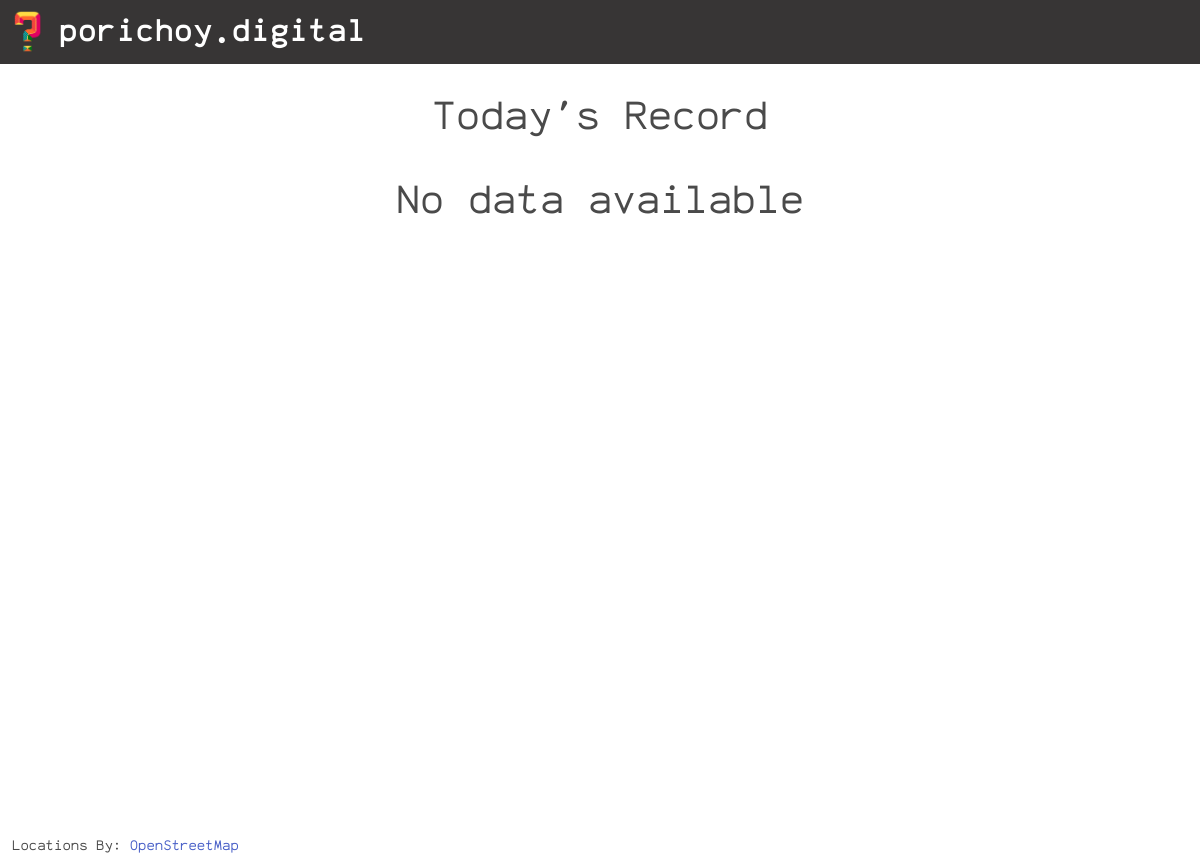
/dashboard-today/ (signed in), run on an earlier commit of the app's database.
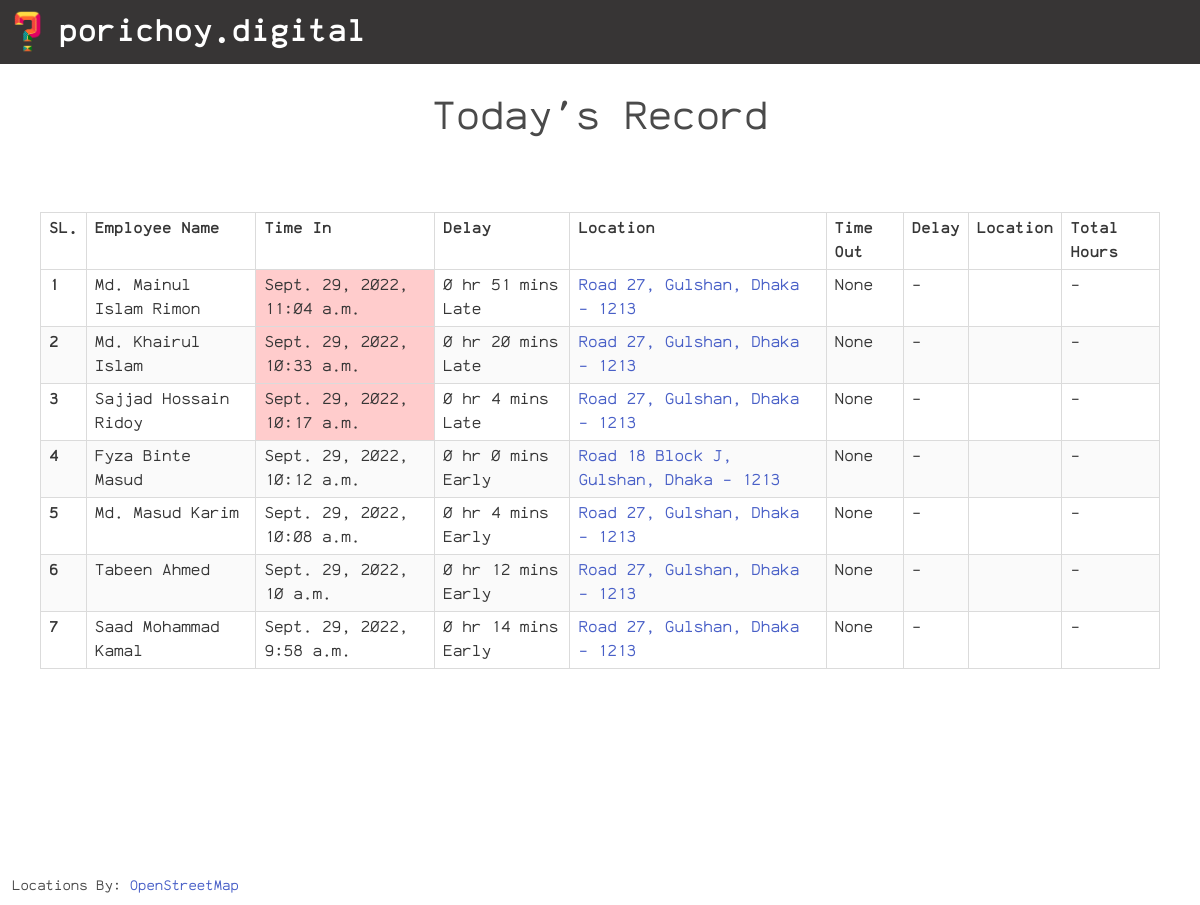
And on a later commit of the database.
### main/models.py (models this page shows)
class Log(models.Model):
    name = models.CharField(max_length=60, default='Not Given')
    time_in = models.DateTimeField(null=True, blank=True)
    late_join = models.BooleanField(default=False, null=True, blank=True)
    location_in = models.CharField(max_length=500, null=True, blank=True)
    location_in_url = models.CharField(max_length=500, null=True, blank=True)
    delay_in = models.CharField(max_length=50, default='-', null=True)
    time_out = models.DateTimeField(null=True, blank=True)
    late_leave = models.BooleanField(default=False, null=True, blank=True)
    location_out = models.CharField(max_length=500, null=True, blank=True)
    location_out_url = models.CharField(max_length=500, null=True, blank=True)
    delay_out = models.CharField(max_length=50, default='-', null=True)
    total_hours = models.CharField(max_length=50, default='-', null=True)
    user = models.ForeignKey(RegisteredUser, on_delete=models.CASCADE, related_name='user_logs')

### dashboard/views.py (the view)
# urls.py: path('dashboard-today/', dashboard_view.dashboard_today, name='dashboard-today'),
@login_required(login_url='login')
def dashboard_today(req):
    today_date = datetime.now(timezone('Asia/Dhaka')).today()
    user_logs = Log.objects.all().filter(time_in__date=today_date).order_by('-id')
    return render(req, 'dashboard/records.html', {'logs': user_logs, 'heading': "Today's Record"})

### templates/dashboard/records.html (shortened to what this page needs)
{% extends "base.html" %} {% load static %}
{% block title %}Dashboard{% endblock title %} {% block content %}
<div class="has-text-centered is-size-2 mt-5">
    {{ heading }}
</div>
{% if logs %}
<div class="fieldCont">
    <div class="table-container table is-bordered is-striped is-narrow is-hoverable is-fullwidth">
        <table class="table">
            <thead>
                <tr>
                    <th>SL.</th>
                    <th>Employee Name</th>
                    <th>Time In</th>
                    <th>Delay</th>
                    <th>Location</th>
                    <th>Time Out</th>
                    <th>Delay</th>
                    <th>Location</th>
                    <th>Total Hours</th>
                </tr>
            </thead>
            <tbody>
                {% for log in logs %}
                <tr>
                    <th>{{ forloop.counter }}</th>
                    <td>{{ log.name }}</td>
                    <td {% if log.late_join %} class="redDiv" {% endif %}>{{ log.time_in }}</td>
                    <td>{{ log.delay_in }}</td>
                    <td>
                        {% if not log.location_in is None %}
                        <a href="{{ log.location_in_url }}" target="_blank">
                            {{ log.location_in }}
                        </a>
                        {% endif %}
                    </td>
                    <td {% if not log.late_leave and not log.time_out is None %} class="yellowDiv" {% endif %}>
                        {{ log.time_out }}
                    </td>
                    <td>{{ log.delay_out }}</td>
                    <td>
                    </td>
                    <td>{{ log.total_hours }}</td>
                </tr>
                {% endfor %}
            </tbody>
        </table>
    </div>
</div>
{% else %}
<div class="fieldCont has-text-centered mt-5">
    <span class="m-5 is-size-2">No data available</span>
</div>
{% endif %}
<small class="mx-3 mt-5 mb-2 mapAttr">
    Locations By: <a href="https://wiki.osmfoundation.org/wiki/Main_Page" target="_blank">OpenStreetMap</a>
</small>
{% endblock %}

### templates/base.html (shortened to what this page needs)
<!DOCTYPE html>
<html lang="en">
<head>
    {% load static %}
    <link rel="stylesheet" href="https://cdn.jsdelivr.net/npm/bulma@0.9.4/css/bulma.min.css"
>
    <link href="https://cdnjs.cloudflare.com/ajax/libs/font-awesome/6.0.0/css/all.min.css" rel="stylesheet" />
    <link rel="stylesheet" href="{% static 'styles/styles.css' %}">
</head>
<body>
    <nav class="navbar" role="navigation" aria-label="main navigation">
        <div class="navbar-brand">
            <a class="navbar-item" href="{% url 'home' %}">
                <img src="{% static 'logo.png' %}" alt="Face Recognition">
                <span class="ml-4 header-txt">
                    <b>porichoy.digital</b>
                </span>
            </a>
        </div>
    </nav>
    {% block content %}{% endblock %}
</body>
</html>

### staticfiles/styles/styles.css (style rules this page uses)
* { font-family: "ankaCoder"; }
body { min-height: 100vh; }
.fieldCont { max-width: 35rem; margin: auto; }
.navbar-item img { max-height: 2.9rem; }
.navbar { background-color: #373535; }
.header-txt { color: white; font-size: 2rem; }

What changed in the data, as far as the page shows it:
added Log: name "Md. Mainul Islam Rimon", time_in "Sept. 29, 2022, 11:04 a.m.", delay_in "0 hr 51 mins Late", location_in "Road 27, Gulshan, Dhaka - 1213", time_out "None", delay_out "-", total_hours "-", late_join True (drawn)
added Log: name "Md. Khairul Islam", time_in "Sept. 29, 2022, 10:33 a.m.", delay_in "0 hr 20 mins Late", location_in "Road 27, Gulshan, Dhaka - 1213", time_out "None", delay_out "-", total_hours "-", late_join True (drawn)
added Log: name "Sajjad Hossain Ridoy", time_in "Sept. 29, 2022, 10:17 a.m.", delay_in "0 hr 4 mins Late", location_in "Road 27, Gulshan, Dhaka - 1213", time_out "None", delay_out "-", total_hours "-", late_join True (drawn)
added Log: name "Fyza Binte Masud", time_in "Sept. 29, 2022, 10:12 a.m.", delay_in "0 hr 0 mins Early", location_in "Road 18 Block J, Gulshan, Dhaka - 1213", time_out "None", delay_out "-", total_hours "-"
added Log: name "Md. Masud Karim", time_in "Sept. 29, 2022, 10:08 a.m.", delay_in "0 hr 4 mins Early", location_in "Road 27, Gulshan, Dhaka - 1213", time_out "None", delay_out "-", total_hours "-"
added Log: name "Tabeen Ahmed", time_in "Sept. 29, 2022, 10 a.m.", delay_in "0 hr 12 mins Early", location_in "Road 27, Gulshan, Dhaka - 1213", time_out "None", delay_out "-", total_hours "-"
added Log: name "Saad Mohammad Kamal", time_in "Sept. 29, 2022, 9:58 a.m.", delay_in "0 hr 14 mins Early", location_in "Road 27, Gulshan, Dhaka - 1213", time_out "None", delay_out "-", total_hours "-"
Also different on the page:
text no longer shown: "No data available"
text now shown: "SL. Employee Name Time In Delay Location Time Out Delay Location Total Hours"
